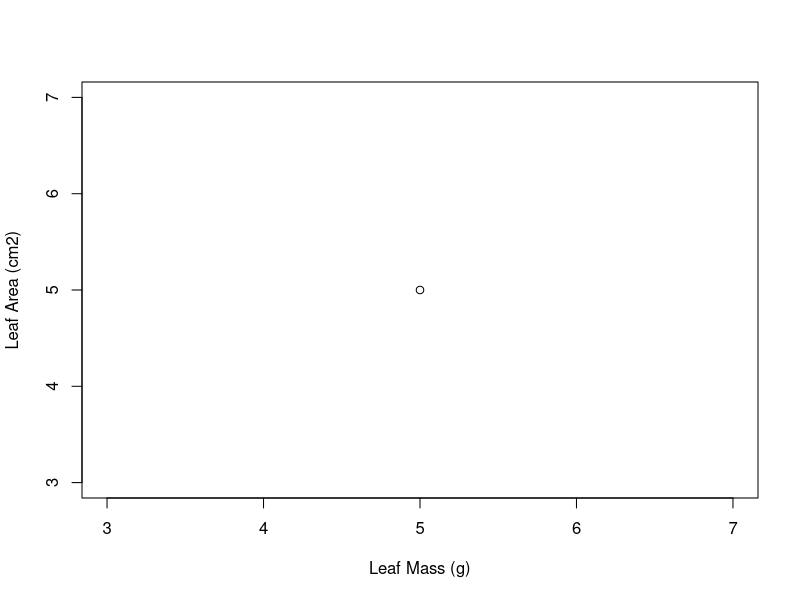
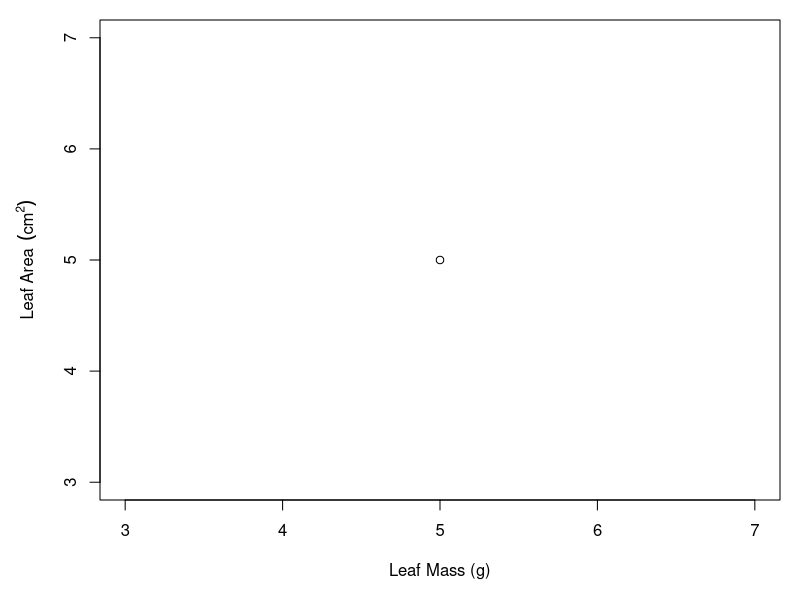
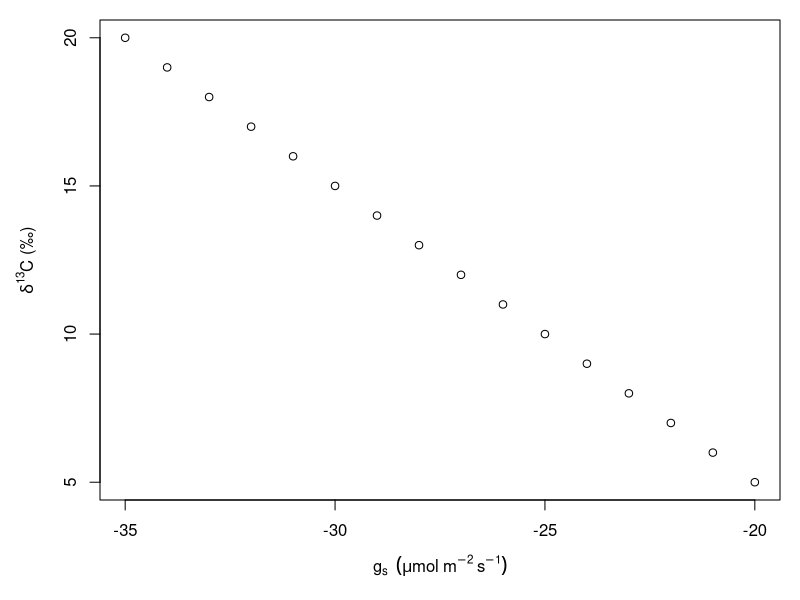
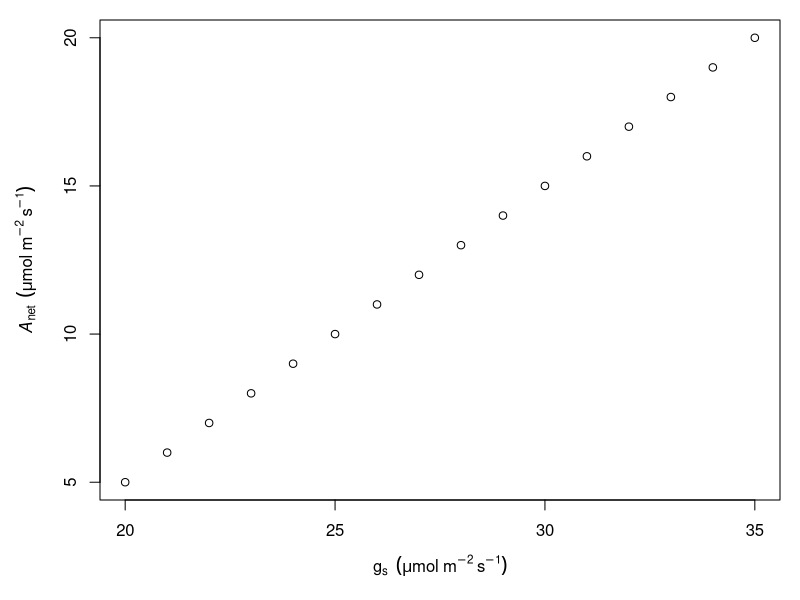
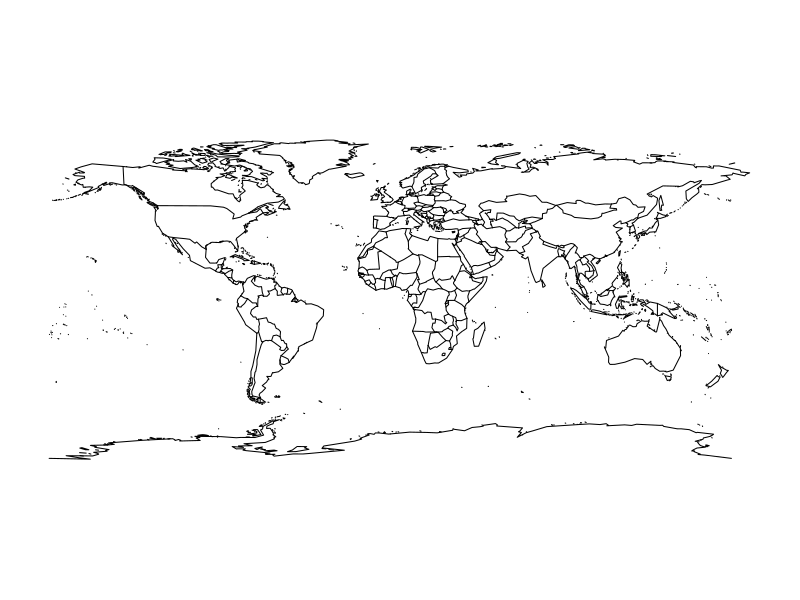
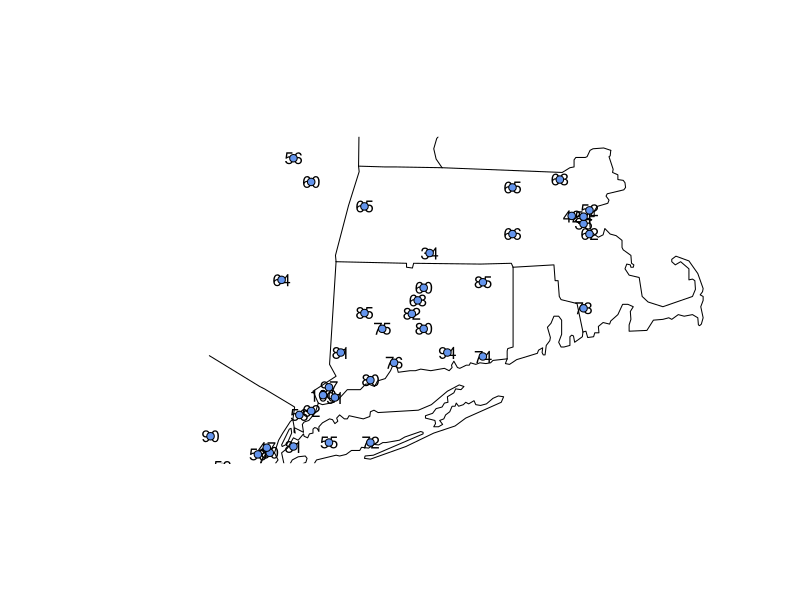
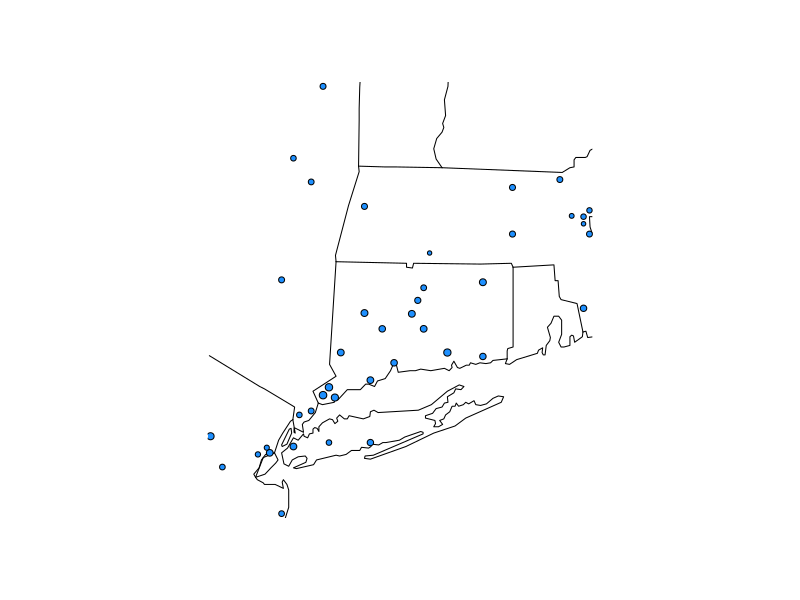
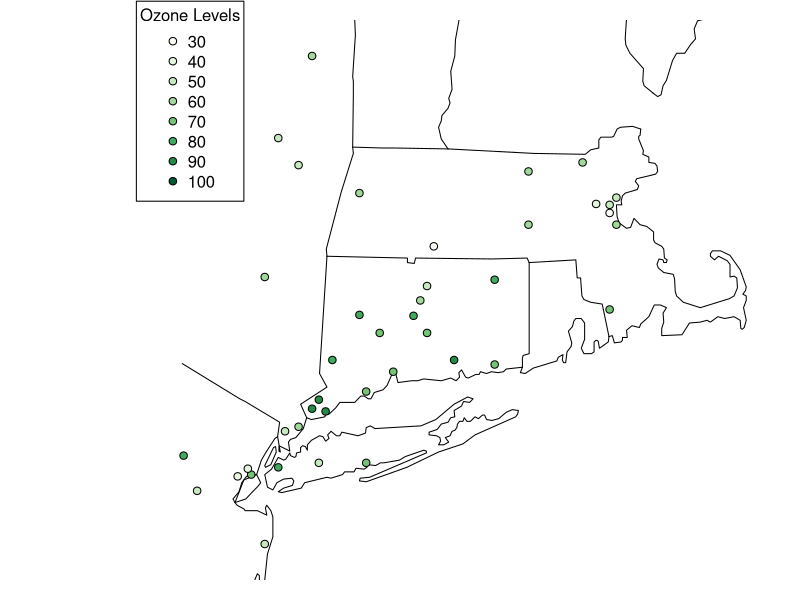

Reproduce these figures in R, in order.

### First we will learn how to use expression to tidy up or labels-----------------

### We often need to use expression() when we need sub-, superscripts & greek letters
### Replaces basic character strings such as "Leaf Area  (cm2)"

### Expression is a type of 'object' that has more ability than basic character strings
### Expression objects can sometimes be a headache, so only use it when needed

##basic plot
plot(5 , 5, xlab="Leaf Mass (g)", ylab="Leaf Area (cm2)")
##The label here is fine, but is not of publication quality with the cm2

la_lab <- expression(Leaf~Area~~(cm^2)) 
  ##you can have no blank spaces, set them with ~
  ##use ^ for supercripts

par(mar=c(5,5,1,1))
plot(5 , 5, xlab="Leaf Mass (g)", ylab=la_lab)


##other label examples------------

condlab <- expression(g[s]~~(mu*mol~m^-2~s^-1))
  #Greek letters are possible and subscripts use []

c13lab <-expression(paste(delta^{13}, "C (\u2030)")) 
  #more complicated symbols can be with unicodes
  #expression and character strings can be combined (if needed) using paste ()

anet <- expression(italic(A)[net]~~(mu*mol~m^-2~s^-1))
  #you can also add text style to certain bits instead of the whole string

plot(-20:-35 , 5:20, xlab=condlab, ylab=c13lab)
plot(20:35 , 5:20, xlab=condlab, ylab=anet)

###The above labels cover most aspects, just organize them somewhere useful.


#lets make a MAP with samples locations-------------------------------------------

##there are many many options for this based on your data and goals
## coordiantes, gis, interactive, etc
## http://cran.r-project.org/web/views/Spatial.html


library(maps) #build into base R

windows()
map('world')

data(ozone)
##add ozone data to a map
map('state', xlim=range(ozone$x), ylim=range(ozone$y)) #uses usa boundaries to start, then trimmed
text(ozone$x, ozone$y, ozone$median) #plot the actual values
points(ozone$x, ozone$y, pch=21, bg="cornflower blue") #plot the locations

##points size representative of the variable value
windows()
map('state', xlim=range(ozone$x), ylim=range(ozone$y))
points(ozone$x, ozone$y, pch=21, bg="dodgerblue", cex=sqrt(ozone$median/100))
#scaling usually done with squareroot transformation 
#data may need to be decreased by a order of magnitude to make cex= a reasonable value


## plot but with color breaks for range of ozones
library(RColorBrewer)
colors <- brewer.pal(8, "Greens") #another way for a ramped color choice

library(classInt)  #determine break points (bins) of a variable
brks<-classInt::classIntervals(ozone$median,style="pretty") 
#non-overlapping breaks (lots of options)
bins<- brks$brks

ozone$ozone_bin <- cut(ozone$median, breaks = bins)

par(mar=c(1,1,1,1))
map('state', xlim=range(ozone$x), ylim=range(ozone$y))
points(ozone$x, ozone$y, pch=21, bg=colors[ozone$ozone_bin]) #plot the locations
legend("topleft", pch=21, pt.bg=colors, legend=bins, title="Ozone Levels", 
       xpd=TRUE, inset=-.1)
